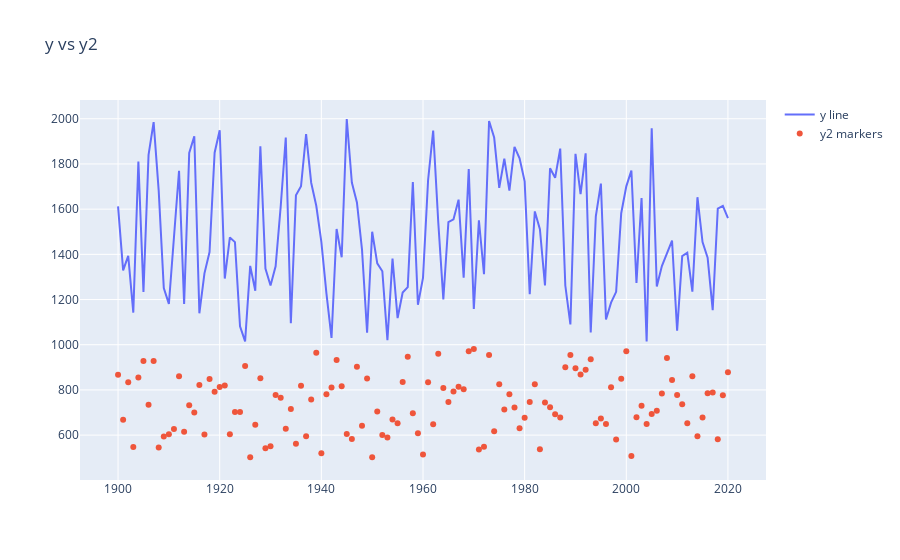

The cell this chart's notebook holds for it:
### Code cell
fig = go.Figure()
# Wykres liniowy
fig.add_trace(go.Scatter(x=x,y=y,name='y line'))

# Wykres punktowy
fig.add_trace(go.Scatter(x=x,y=y2,name='y2 markers',mode='markers'))
fig.update_layout(title='y vs y2')
iplot(fig)
